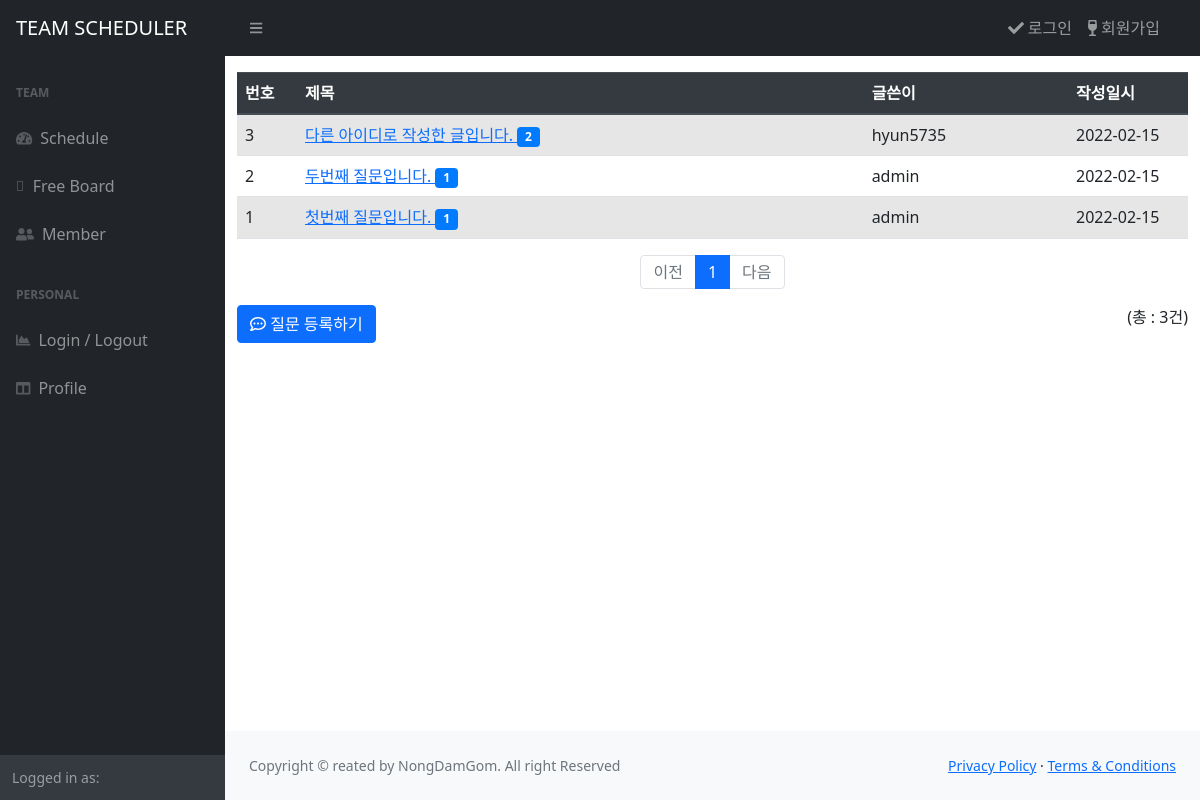
/board/, run on the app's committed database.
### board/models.py (models this page shows, shortened)
class Question(models.Model):
    author = models.ForeignKey(User, on_delete=models.CASCADE)
    subject = models.CharField(max_length=200)
    content = models.TextField()
    create_date = models.DateTimeField()
    modify_date = models.DateTimeField(null=True, blank=True)

### users/models.py (models this page shows)
class User(AbstractUser):
    followings = models.ManyToManyField(settings.AUTH_USER_MODEL, related_name="followers")

### board/views/base_views.py (the view)
# urls.py: path('', base_views.index, name='index'),
def index(request):
    page = request.GET.get('page', '1') # 페이지 디폴트 값은 1
    question_list = Question.objects.order_by('-create_date')
    total_count = Question.objects.count()
    paginator = Paginator(question_list, 10) # 페이지당 10개씩 보여주기
    page_obj = paginator.get_page(page) # get 페이지에서 내가 원하는 페이지만 추출
    context = {
        'question_list': page_obj,
        'total_count' : total_count
        }
    return render(request, 'board/question_list.html', context)

### templates/board/question_list.html (shortened to what this page needs)
{% extends 'base.html' %}
{% block content %}
<div class="container my-3">
  <div class="user-container my-3">
    <table class="table table-striped table-hover">
      <thead>
        <tr class="thead-dark">
          <th style="width: 60px">번호</th>
          <th>제목</th>
          <th>글쓴이</th>
          <th style="width: 120px">작성일시</th>
        </tr>
      </thead>
      <tbody>
        {% if question_list %} {% for question in question_list %}
        <tr>
          <td>
            {{ question.id }}
          </td>
          <td>
            <a href="{% url 'board:detail' question.id %}"> {{ question.subject }} </a>
            {% if question.answer_set.count > 0 %}
            <span class="badge badge-pill badge-primary"> {{ question.answer_set.count }}</span>
            {% endif %}
          </td>
          <td>{{ question.author.username}}</td>
          <td>{{ question.create_date | date:'Y-m-d' }}</td>
        </tr>
        {% endfor %} {% else %}
        <tr>
          <td colspan="3">질문이 없습니다.</td>
        </tr>
        {% endif %}
      </tbody>
    </table>
    {% include 'pagination.html' with page_obj=question_list %}
    <div class="clearfix">
      <div class="float-right">(총 : {{question_list.paginator.count}}건)</div>
      <div class="float-left">
        <a href="{% url 'board:question_create' %}" class="text-left btn btn-primary"><i class="far fa-comment-dots"></i> 질문 등록하기</a>
      </div>
    </div>
  </div>
</div>
{% endblock %}

### templates/base.html (shortened to what this page needs)
{% load static %} {% static "" as baseUrl %}
<!DOCTYPE html>
<html lang="ko">
  <head>
    <link
      rel="stylesheet"
      href="https://use.fontawesome.com/releases/v5.7.0/css/all.css"
    />
    <link rel="stylesheet" type="text/css" href="{% static 'bootstrap.min.css' %}" />
    <link rel="stylesheet" type="text/css" href="{% static 'style.css' %}" />
    <link href="https://cdn.jsdelivr.net/npm/simple-datatables@latest/dist/style.css" rel="stylesheet" />
    <link href="{{baseUrl}}/css/styles.css" rel="stylesheet" />
  </head>
  <body class="sb-nav-fixed">
    {% include "navbar.html" %}
    <div id="layoutSidenav_content">
      <main>{% block content %} {% endblock %}</main>
      <footer class="py-4 bg-light mt-auto">
        <div class="container-fluid px-4">
          <div class="d-flex align-items-center justify-content-between small">
            <div class="text-muted">Copyright &copy; reated by NongDamGom. All right Reserved</div>
            <div>
              <a href="#">Privacy Policy</a>
              &middot;
              <a href="#">Terms &amp; Conditions</a>
            </div>
          </div>
        </div>
      </footer>
    </div>
  </body>
</html>

### templates/navbar.html (shortened to what this page needs)
{% load static %} {% static "" as baseUrl %}
<nav class="sb-topnav navbar navbar-expand navbar-dark bg-dark">
  <a class="navbar-brand ml-3" href="{% url 'board:index' %}">TEAM SCHEDULER</a>
  <button class="btn btn-link btn-sm order-1 order-lg-0 me-4 me-lg-0" id="sidebarToggle" href="#!"><i class="fas fa-bars"></i></button>
  <form class="d-none d-md-inline-block form-inline ms-auto me-0 me-md-3 my-2 my-md-0">
    <ul class="navbar-nav ml-auto">
      {% if user.is_authenticated %}
      <li class="nav-item">
        {% if profile_user.profile.avatar %}
        <a class="nav-link" href="{% url 'users:profile' user.pk %}"><i class="far fa-user"></i> {{ user.username }} <br /></a>
        {% else %}
        <a class="nav-link" href="{% url 'users:profile' user.pk %}"><i class="far fa-user"></i> {{ user.username }} <br /></a>
        {% endif %}
      </li>
      <li class="nav-item">
        <a class="nav-link" href="{% url 'users:logout' %}"> <i class="fas fa-sign-out-alt"></i>&nbsp;로그아웃</a>
        {% else %}
        <a class="nav-link" href="{% url 'users:login' %}"><i class="fas fa-check"></i>&nbsp;로그인</a>
      <li class="nav-item">
        <a class="nav-link" href="{% url 'users:signup' %}"><i class="fas fa-wine-glass-alt"></i>&nbsp;회원가입</a>
      </li>
      {% endif %}
    </ul>
  </form>
</nav>
<div id="layoutSidenav">
  <div id="layoutSidenav_nav">
    <nav class="sb-sidenav accordion sb-sidenav-dark" id="sidenavAccordion">
      <div class="sb-sidenav-menu">
        <div class="nav">
          <div class="sb-sidenav-menu-heading">Team</div>
          <a class="nav-link" href="{% url 'users:scheduler' %}">
            <div class="sb-nav-link-icon"><i class="fas fa-tachometer-alt"></i></div>
            Schedule
          </a>
          <a class="nav-link" href="{% url 'board:index' %}">
            <div class="sb-nav-link-icon"><i class="fal fa-clipboard-list"></i></i></div>
            Free Board
          </a>
          <a class="nav-link" href="{% url 'users:member' %}">
            <div class="sb-nav-link-icon"><i class="fas fa-user-friends"></i></div>
            Member
          </a>
          <div class="sb-sidenav-menu-heading">PERSONAL</div>
          {% if user.is_authenticated %}
          <a class="nav-link" href="{% url 'users:profile' user.pk %}">
            <div class="sb-nav-link-icon"><i class="fas fa-columns"></i></div>
            Profile
          </a>
          {% else %}
          <a class="nav-link" href="{% url 'users:login' %}">
            <div class="sb-nav-link-icon"><i class="fas fa-chart-area"></i></div>
            Login / Logout
          </a>
          <a class="nav-link" href="{% url 'users:login' %}">
            <div class="sb-nav-link-icon"><i class="fas fa-columns"></i></div>
            Profile
          </a>
          {% endif %}
        </div>
      </div>
      <div class="sb-sidenav-footer">
        <div class="small">Logged in as:</div>
      </div>
    </nav>
  </div>

### templates/pagination.html
<ul class="pagination justify-content-center">
  {% if page_obj.has_previous %}
  <li class="page-item">
    <a class="page-link" href="?page={{ page_obj.previous_page_number }}">이전</a>
  </li>
  {% else %}
  <li class="page-item disabled">
    <a class="page-link" tabindex="-1" aria-disabled="true" href="#"> 이전</a>
  </li>
  {% endif %}
  {% for page_number in page_obj.paginator.page_range %}
  {% if page_number >= page_obj.number|add:-5 and page_number <= page_obj.number|add:5 %}
  {% if page_number == page_obj.number %}
  <li class="page-item active" aria-current="page">
    <a class="page-link" href="?page={{ page_number }}">{{ page_number }}</a>
  </li>
  {% else %}
  <li class="page-item">
    <a class="page-link" href="?page={{ page_number }}">{{ page_number }}</a>
  </li>
  {% endif %} {% endif %} {% endfor %}
  {% if page_obj.has_next %}
  <li class="page-item">
    <a class="page-link" href="?page={{ page_obj.next_page_number }}">다음</a>
  </li>
  {% else %}
  <li class="page-item disabled">
    <a class="page-link" tabindex="-1" aria-disabled="true" href="#"> 다음</a>
  </li>
  {% endif %}
</ul>

### data on the page
Question: id "3", subject "다른 아이디로 작성한 글입니다.", answer_set.count "2", author.username "hyun5735", create_date "2022-02-15"
Question: id "2", subject "두번째 질문입니다.", answer_set.count "1", author.username "admin", create_date "2022-02-15"
Question: id "1", subject "첫번째 질문입니다.", answer_set.count "1", author.username "admin", create_date "2022-02-15"

### other printed values
{{ page_number }} "1"
{{ question_list.paginator.count }} "3"
